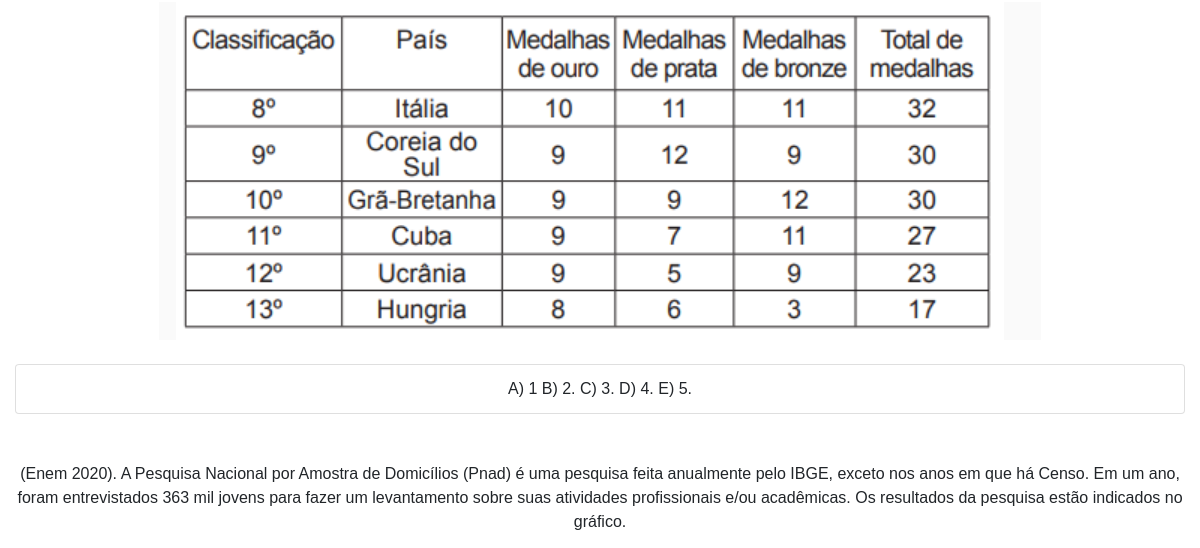
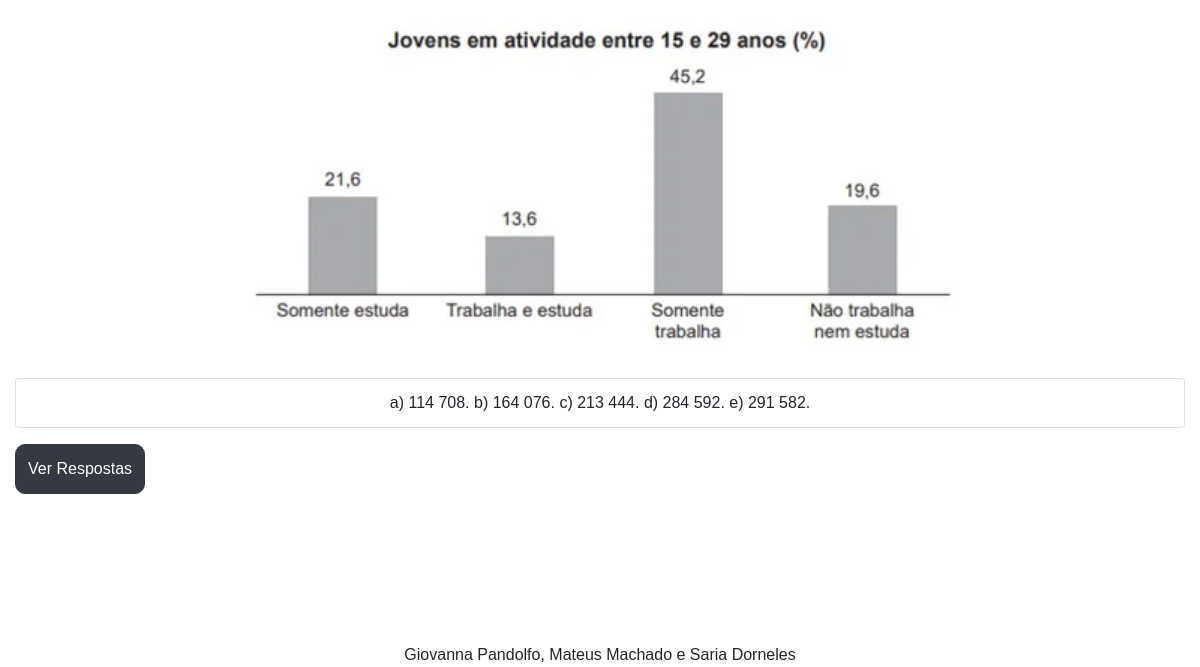
Page /questao.php?area=4 (lower part) on the earlier database version (2 pictures, top to bottom).
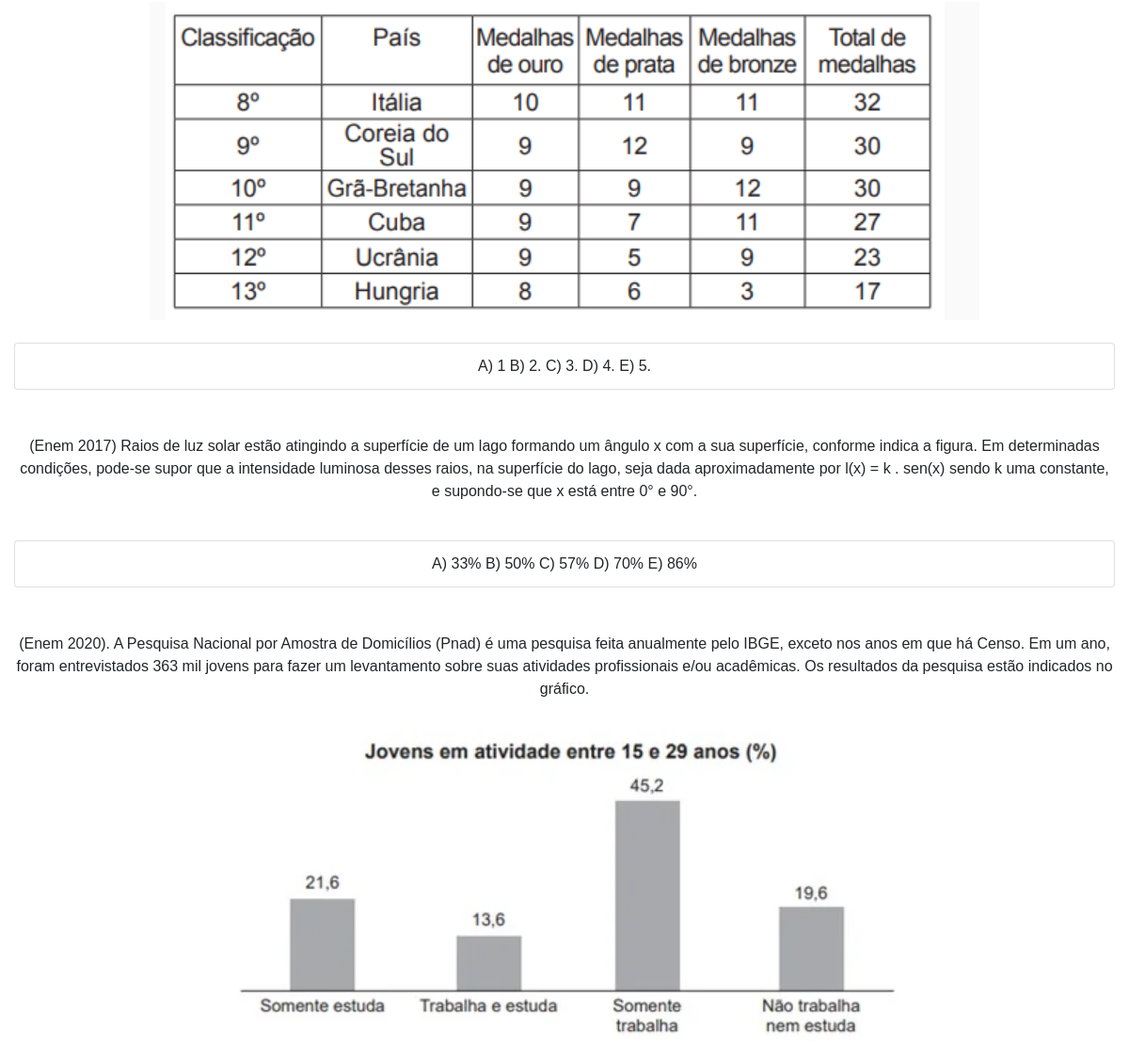
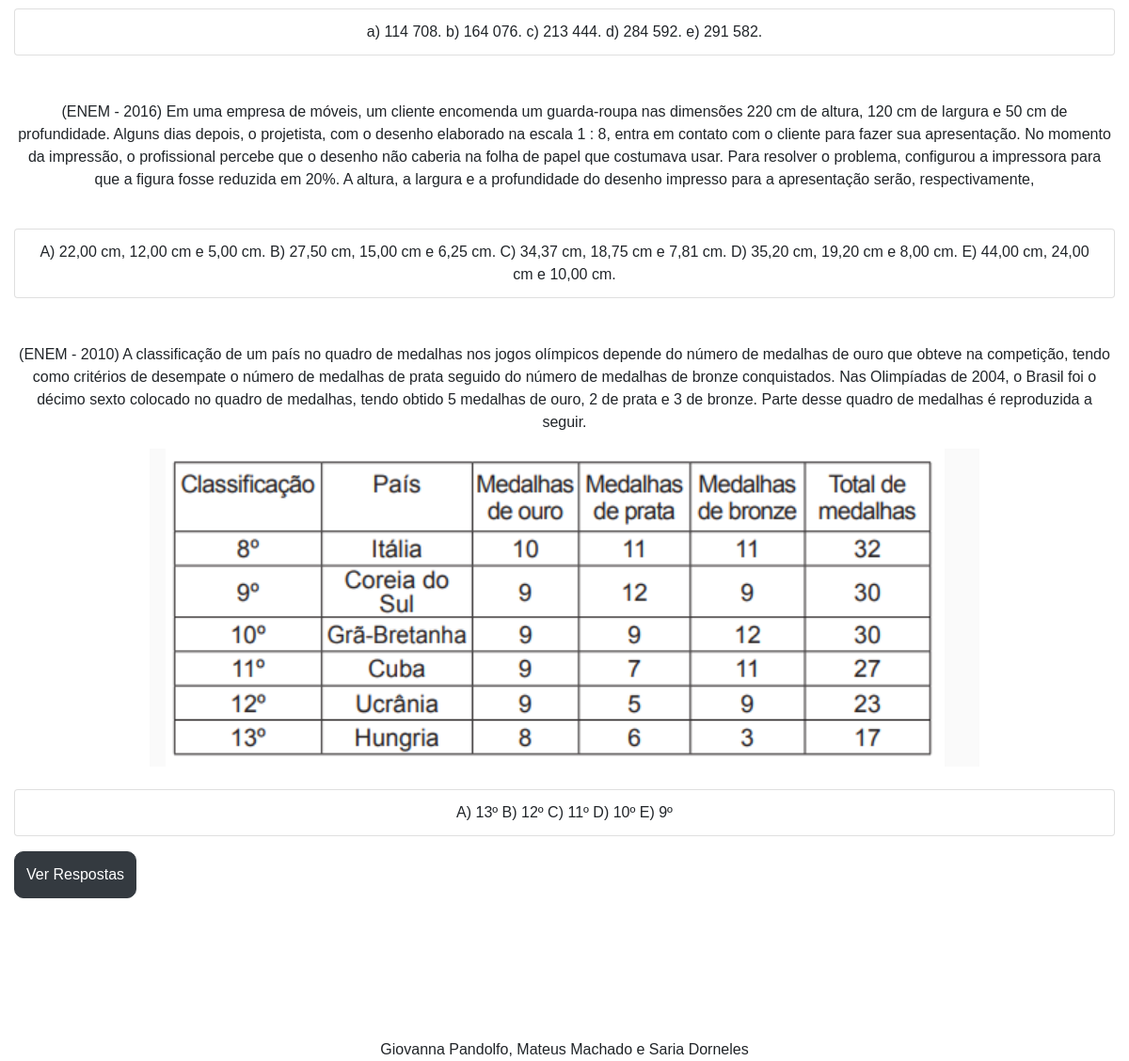
Same page on the later database version (2 pictures, top to bottom).
### tables this page shows
CREATE TABLE `resolucoes` (
  `id` int(11) NOT NULL,
  `correta` varchar(45) DEFAULT NULL,
  `descricao` longtext DEFAULT NULL,
  `AreaID` int(11) NOT NULL,
  `Questoes_id` int(11) NOT NULL
);

CREATE TABLE `questoes` (
  `id` int(11) NOT NULL,
  `Pergunta` longtext DEFAULT NULL,
  `Area` varchar(90) DEFAULT NULL,
  `Nome` varchar(45) NOT NULL,
  `Foto` varchar(90) DEFAULT NULL,
  `Questionario_id` int(11) NOT NULL
);

### questao.php (the view, shortened to what this page needs)
<?php
include_once 'conexao.php';
?>
<link rel="stylesheet" href="https://cdn.jsdelivr.net/npm/bootstrap@4.0.0/dist/css/bootstrap.min.css">
 <link rel="stylesheet" href="./style.css?v=<?php echo rand(0,999999);?>">
<?php
$area = $_GET['area'];
?>
</head>
<body class="container-fluid">
<header class="row">
         <?php
          $sql = "SELECT * FROM questoes AS q INNER JOIN resolucoes AS r ON q.id =r.Questoes_id WHERE q.Area={$area}";
          $result = mysqli_query( $conexao, $sql );
          while($row = mysqli_fetch_array($result, MYSQLI_ASSOC)){
          ?>
          <div class=" col-12 mt-5 font-weight-normal text-center">
            <p class="Nome"><?php echo $row['Pergunta']?></p>
            <div class="text-center"><img class="imagemquestao" src="./img/<?php echo $row['Foto']?>" alt=""></div>
            <ul class="list-group">
              <li class="resolucao mt-4 list-group-item"><?php echo $row['descricao']?></li>
            </ul>
            </div>
          <?php
          }
          ?>
<div class="row">
<button id="verRespostas" type="button" class="btn btn-dark mt-3">Ver Respostas</button>
</div>
<?php
include_once 'footer.php';
?>

Differences in the rows shown:
added resolucoes: Questoes.Pergunta "(Enem 2017) Raios de luz solar estão atingindo a superfície de um lago formando um ângulo x com a sua superfície, conforme indica a figura. Em determinadas condições, pode-se supor que a intensidade luminosa desses raios, na superfície do lago, seja dada aproximadamente por l(x) = k . sen(x) sendo k uma constante, e supondo-se que x está entre 0° e 90°.", descricao "A) 33% B) 50% C) 57% D) 70% E) 86%"
added resolucoes: Questoes.Pergunta "(ENEM - 2016) Em uma empresa de móveis, um cliente encomenda um guarda-roupa nas dimensões 220 cm de altura, 120 cm de largura e 50 cm de profundidade. Alguns dias depois, o projetista, com o desenho elaborado na escala 1 : 8, entra em contato com o cliente para fazer sua apresentação. No momento da impressão, o profissional percebe que o desenho não caberia na folha de papel que costumava usar. Para resolver o problema, configurou a impressora para que a figura fosse reduzida em 20%. A altura, a largura e a profundidade do desenho impresso para a apresentação serão, respectivamente,", descricao "A) 22,00 cm, 12,00 cm e 5,00 cm. B) 27,50 cm, 15,00 cm e 6,25 cm. C) 34,37 cm, 18,75 cm e 7,81 cm. D) 35,20 cm, 19,20 cm e 8,00 cm. E) 44,00 cm, 24,00 cm e 10,00 cm."
added resolucoes: Questoes.Pergunta "(ENEM - 2010) A classificação de um país no quadro de medalhas nos jogos olímpicos depende do número de medalhas de ouro que obteve na competição, tendo como critérios de desempate o número de medalhas de prata seguido do número de medalhas de bronze conquistados. Nas Olimpíadas de 2004, o Brasil foi o décimo sexto colocado no quadro de medalhas, tendo obtido 5 medalhas de ouro, 2 de prata e 3 de bronze. Parte desse quadro de medalhas é reproduzida a seguir.", Questoes.Foto (picture), descricao "A) 13º B) 12º C) 11º D) 10º E) 9º"
